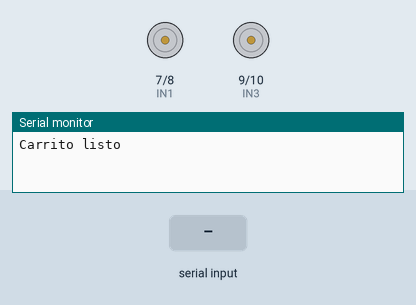
This sketch was run on a simulated Arduino Uno, built with avr-gcc and run on an emulated ATmega328P. Shown: motor-driver pin pairs drawn as motors (green arrow = first pin HIGH = forward, orange = second pin HIGH = backward, longer = more drive, scaled by the enable pin), the last lines printed to the serial monitor. The test bench sets the inputs (shaded band).

Above: at 1.2 s.
1.3 s: "I" received over the second serial link
At 2.1 s:
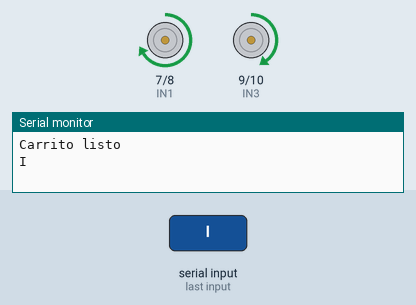
2.8 s: "H" received over the second serial link
At 3.2 s:
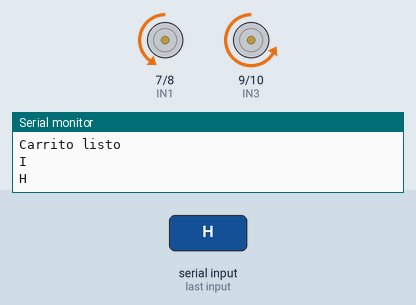
4.3 s: "J" received over Serial
At 5.5 s:
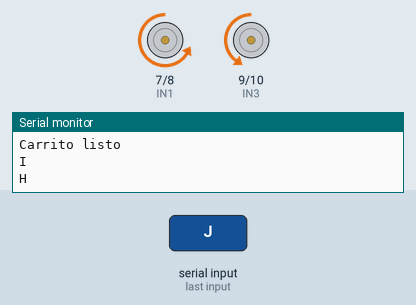
5.8 s: "F90\n" received over the second serial link
At 6.7 s:
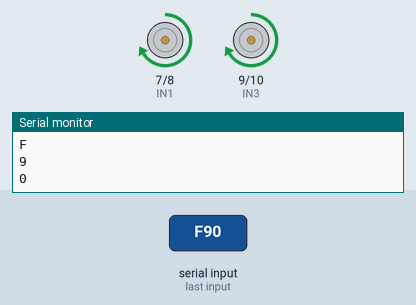
7.3 s: "J" received over the second serial link
At 7.8 s:
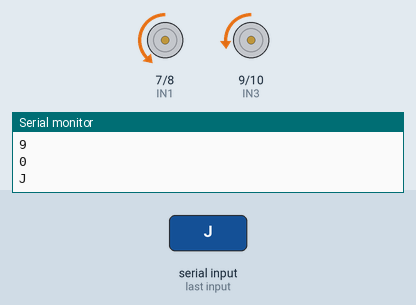
8.8 s: "I" received over Serial
At 10.2 s:
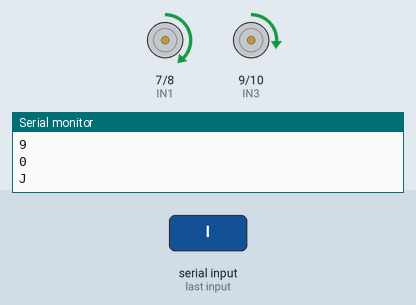
Timing chart, 0 to 11.3 s (numbered marks = the images above; inputs shaded):
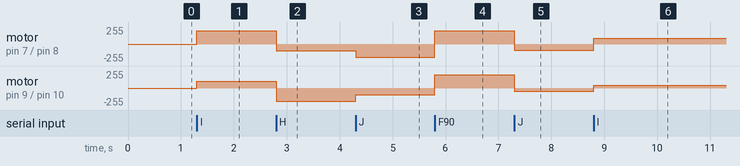

Measured:
- after the input at 1.3 s, motor on pin 7 (IN1) / pin 8 (IN2): stopped → forward 200/255 at once; motor on pin 9 (IN3) / pin 10 (IN4): stopped → forward 100/255 at once
- after the input at 2.8 s, motor on pin 7 (IN1) / pin 8 (IN2): forward 200/255 → backward 100/255 at once; motor on pin 9 (IN3) / pin 10 (IN4): forward 100/255 → backward 200/255 at once
- after the input at 4.3 s, motor on pin 7 (IN1) / pin 8 (IN2): backward 100/255 → backward 200/255 at once; motor on pin 9 (IN3) / pin 10 (IN4): backward 200/255 → backward 100/255 at once
- after the input at 5.8 s, motor on pin 7 (IN1) / pin 8 (IN2): backward 200/255 → forward 200/255 at once; motor on pin 9 (IN3) / pin 10 (IN4): backward 100/255 → forward 200/255 at once
- after the input at 7.3 s, motor on pin 7 (IN1) / pin 8 (IN2): forward 200/255 → backward 90/255 at once; motor on pin 9 (IN3) / pin 10 (IN4): forward 200/255 → backward 45/255 at once
- after the input at 8.8 s, motor on pin 7 (IN1) / pin 8 (IN2): backward 90/255 → forward 90/255 at once; motor on pin 9 (IN3) / pin 10 (IN4): backward 45/255 → forward 45/255 at once

The sketch:

carrito_bluetooth.ino
```cpp
// Carrito Bluetooth - Arduino Uno + L298N + HC-05
// App Android: "Arduino Bluetooth RC Car"

#include <SoftwareSerial.h>

// Bluetooth HC-05: TXD del modulo -> pin 2 del Arduino
SoftwareSerial bt(2, 3); // RX, TX

// L298N
const int ENA = 5;   // velocidad motores izquierdos
const int IN1 = 7;
const int IN2 = 8;
const int IN3 = 9;
const int IN4 = 10;
const int ENB = 6;   // velocidad motores derechos

int velocidad = 200; // 0 a 255

// Si al ir hacia adelante un lado gira al reves, cambia su valor a true
const bool INVERTIR_IZQ = false;
const bool INVERTIR_DER = false;

void lado(int en, int a, int b, int v, bool invertir) {
  if (invertir) v = -v;
  if (v > 0) {
    digitalWrite(a, HIGH);
    digitalWrite(b, LOW);
  } else if (v < 0) {
    digitalWrite(a, LOW);
    digitalWrite(b, HIGH);
  } else {
    digitalWrite(a, LOW);
    digitalWrite(b, LOW);
  }
  analogWrite(en, abs(v));
}

void mover(int izq, int der) {
  lado(ENA, IN1, IN2, izq, INVERTIR_IZQ);
  lado(ENB, IN3, IN4, der, INVERTIR_DER);
}

void procesar(char c) {
  int v = velocidad;
  switch (c) {
    case 'F': mover(v, v); break;           // adelante
    case 'B': mover(-v, -v); break;         // atras
    case 'L': mover(-v, v); break;          // girar izquierda
    case 'R': mover(v, -v); break;          // girar derecha
    case 'G': mover(v / 2, v); break;       // adelante-izquierda
    case 'I': mover(v, v / 2); break;       // adelante-derecha
    case 'H': mover(-v / 2, -v); break;     // atras-izquierda
    case 'J': mover(-v, -v / 2); break;     // atras-derecha
    case 'S': mover(0, 0); break;           // alto
    case 'q': velocidad = 255; break;       // velocidad maxima
    default:
      if (c >= '0' && c <= '9') {
        velocidad = map(c - '0', 0, 9, 90, 240);
      }
      break;
  }
}

void setup() {
  pinMode(ENA, OUTPUT);
  pinMode(ENB, OUTPUT);
  pinMode(IN1, OUTPUT);
  pinMode(IN2, OUTPUT);
  pinMode(IN3, OUTPUT);
  pinMode(IN4, OUTPUT);
  mover(0, 0);

  Serial.begin(9600); // para probar desde el Monitor Serie
  bt.begin(9600);     // velocidad de fabrica del HC-05
  Serial.println("Carrito listo");
}

void loop() {
  if (bt.available()) {
    char c = bt.read();
    Serial.println(c);
    procesar(c);
  }
  if (Serial.available()) {
    procesar(Serial.read());
  }
}
```
